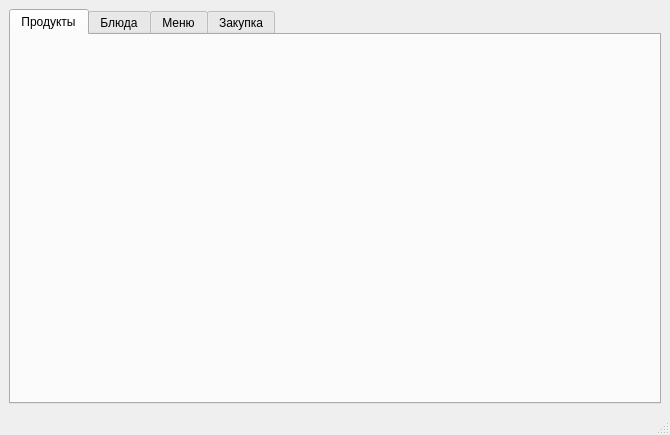
<?xml version="1.0" encoding="UTF-8"?>
<ui version="4.0">
 <class>MainWindow</class>
 <widget class="QMainWindow" name="MainWindow">
  <property name="geometry">
   <rect>
    <x>0</x>
    <y>0</y>
    <width>670</width>
    <height>435</height>
   </rect>
  </property>
  <property name="windowTitle">
   <string>MainWindow</string>
  </property>
  <widget class="QWidget" name="centralwidget">
   <property name="sizePolicy">
    <sizepolicy hsizetype="Expanding" vsizetype="Expanding">
     <horstretch>0</horstretch>
     <verstretch>0</verstretch>
    </sizepolicy>
   </property>
   <layout class="QVBoxLayout" name="verticalLayout">
    <item>
     <widget class="QTabWidget" name="tabWidget">
      <property name="currentIndex">
       <number>0</number>
      </property>
      <widget class="QWidget" name="tab">
       <attribute name="title">
        <string>Продукты</string>
       </attribute>
      </widget>
      <widget class="QWidget" name="tab_2">
       <attribute name="title">
        <string>Блюда</string>
       </attribute>
      </widget>
      <widget class="QWidget" name="tab_3">
       <attribute name="title">
        <string>Меню</string>
       </attribute>
      </widget>
      <widget class="QWidget" name="tab_4">
       <attribute name="title">
        <string>Закупка</string>
       </attribute>
      </widget>
     </widget>
    </item>
   </layout>
  </widget>
  <widget class="QMenuBar" name="menubar">
   <property name="geometry">
    <rect>
     <x>0</x>
     <y>0</y>
     <width>670</width>
     <height>21</height>
    </rect>
   </property>
  </widget>
  <widget class="QStatusBar" name="statusbar"/>
 </widget>
 <resources/>
 <connections/>
</ui>
